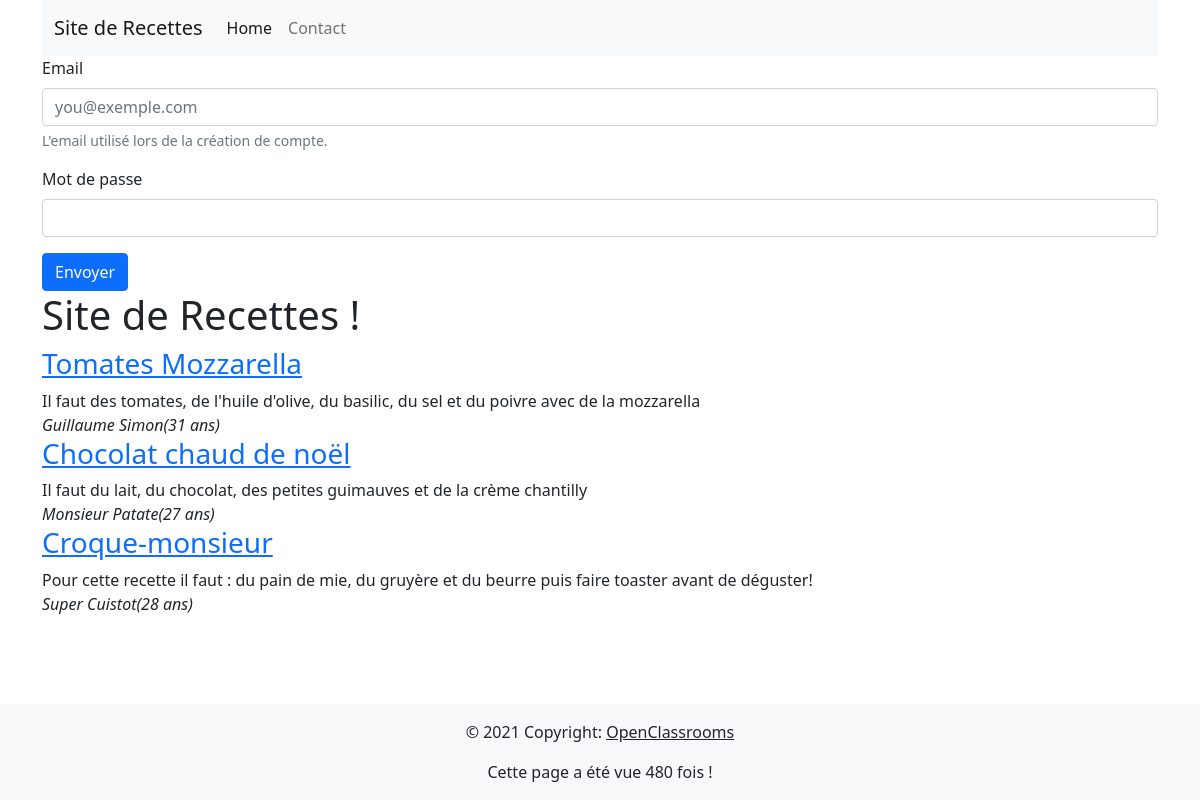
The app's page /home.php with its own data.
### tables this page shows
CREATE TABLE `recipes` (
  `recipe_id` int(11) NOT NULL,
  `title` varchar(128) NOT NULL,
  `recipe` text NOT NULL,
  `author` varchar(512) NOT NULL,
  `is_enabled` tinyint(1) NOT NULL
);

CREATE TABLE `users` (
  `user_id` int(11) NOT NULL,
  `full_name` varchar(64) NOT NULL,
  `email` varchar(512) NOT NULL,
  `password` varchar(512) NOT NULL,
  `age` int(11) NOT NULL
);

### variables.php (called while the page is built, shortened)
<?php
$usersStatement = $mysqlClient->prepare('SELECT * FROM users');
$usersStatement->execute();
$users = $usersStatement->fetchAll();
$recipesStatement = $mysqlClient->prepare('SELECT * FROM recipes WHERE is_enabled is TRUE');
$recipesStatement->execute();
$recipes = $recipesStatement->fetchAll();
if(isset($_GET['limit']) && is_numeric($_GET['limit'])) {
    $limit = (int) $_GET['limit'];
} else {
    $limit = 100;
}
$rootPath = $_SERVER['DOCUMENT_ROOT'];
$rootUrl = (!empty($_SERVER['HTTPS']) ? 'https' : 'http') . '://' . $_SERVER['HTTP_HOST'] . '/';

### functions.php (called while the page is built, shortened)
<?php
function display_author(string $authorEmail, array $users) : string
{
    for ($i = 0; $i < count($users); $i++) {
        $author = $users[$i];
        if ($authorEmail === $author['email']) {
            return $author['full_name'] . '(' . $author['age'] . ' ans)';
        }
    }
    return 'Non trouvé.';
}
function get_recipes(array $recipes, int $limit) : array
{
    $valid_recipes = [];
    $counter = 0;
    foreach($recipes as $recipe) {
        $valid_recipes[] = $recipe;
    }
    return $valid_recipes;
}

### home.php (the view, shortened to what this page needs)
<!DOCTYPE html>
<html>
<head>
    <link
        href="https://cdn.jsdelivr.net/npm/bootstrap@5.0.2/dist/css/bootstrap.min.css"
        rel="stylesheet"
    >
</head>
<body class="d-flex flex-column min-vh-100">
    <div class="container">
    <?php include_once('header.php'); ?>
    <?php include_once('login.php'); ?>
        <h1>Site de Recettes !</h1>
        <?php foreach(get_recipes($recipes, $limit) as $recipe) : ?>
            <article>
                <h3><a href="./recipes/read.php?id=<?php echo($recipe['recipe_id']); ?>"><?php echo($recipe['title']); ?></a></h3>
                <div><?php echo($recipe['recipe']); ?></div>
                <i><?php echo(display_author($recipe['author'], $users)); ?></i>
            </article>
        <?php endforeach ?>
    </div>
    <?php include_once('footer.php'); ?>
</body>
</html>

### header.php (shortened to what this page needs)
<?php
    include_once('config/mysql.php');
    include_once('variables.php');
    include_once('functions.php');
?>
<nav class="navbar navbar-expand-lg navbar-light bg-light">
  <div class="container-fluid">
    <a class="navbar-brand" href="<?php echo($rootUrl). 'home.php'; ?>">Site de Recettes</a>
    <div class="collapse navbar-collapse" id="navbarSupportedContent">
      <ul class="navbar-nav me-auto mb-2 mb-lg-0">
        <li class="nav-item">
          <a class="nav-link active" aria-current="page" href="<?php echo($rootUrl). 'home.php'; ?>">Home</a>
        </li>
        <li class="nav-item">
          <a class="nav-link" href="<?php echo($rootUrl). 'contact.php'; ?>">Contact</a>
        </li>
      </ul>
    </div>
  </div>
</nav>

### login.php (shortened to what this page needs)
<?php if(!isset($loggedUser)): ?>
<form action="home.php" method="post">
    <div class="mb-3">
        <label for="email" class="form-label">Email</label>
        <input type="email" class="form-control" id="email" name="email" aria-describedby="email-help" placeholder="you@exemple.com">
        <div id="email-help" class="form-text">L'email utilisé lors de la création de compte.</div>
    </div>
    <div class="mb-3">
        <label for="password" class="form-label">Mot de passe</label>
        <input type="password" class="form-control" id="password" name="password">
    </div>
    <button type="submit" class="btn btn-primary">Envoyer</button>
</form>
<?php else: ?>
    <div class="alert alert-success" role="alert">
        Bonjour <?php echo($loggedUser['email']); ?> !
    </div>
<?php endif; ?>

### footer.php
<footer class="bg-light text-center text-lg-start mt-auto">
  <div class="text-center p-3">
    © 2021 Copyright:
    <a class="text-dark" href="https://openclassrooms.com/">OpenClassrooms</a>
  </div>
  <?php include_once($rootPath.'/viewed_pages.php'); ?>
</footer>

### viewed_pages.php (shortened to what this page needs)
<?php
$monfichier = fopen($rootPath.'/compteur.txt', 'r+');
$pages_vues = fgets($monfichier);
$pages_vues += 1;
echo('<p class="d-flex justify-content-center">Cette page a été vue ' . $pages_vues . ' fois !</p>');
?>

### records on screen
recipes: title "Tomates Mozzarella", recipe "Il faut des tomates, de l'huile d'olive, du basilic, du sel et du poivre avec de la mozzarella", author.age "Guillaume Simon(31 ans)"
recipes: title "Chocolat chaud de noël", recipe "Il faut du lait, du chocolat, des petites guimauves et de la crème chantilly", author.age "Monsieur Patate(27 ans)"
recipes: title "Croque-monsieur", recipe "Pour cette recette il faut : du pain de mie, du gruyère et du beurre puis faire toaster avant de déguster!", author.age "Super Cuistot(28 ans)"

### other values on screen
$pages_vues "480"
